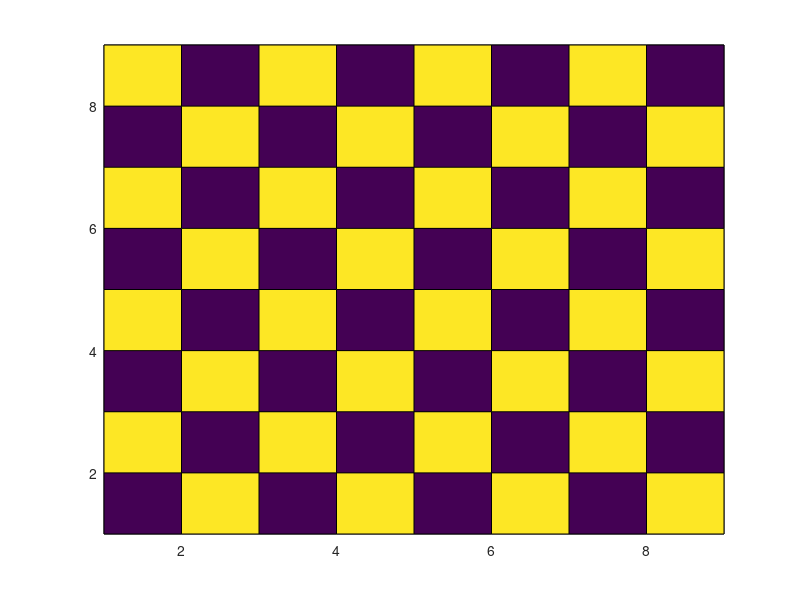

Write MATLAB code to recreate this figure. (Note: this script raises an error after producing the figure.)
%% Tool for calibration of event-based cameras
%
% This tool produces a blinking dot pattern with specified grid size. By
% recording the pattern produced on-screen with an event-based camera,
% 'calibration events' are produced, which can be converted to images that
% can be processed using MATLAB's Image Processing Toolbox.
%
% This setup requires a screen with a decently large viewing angle, since
% for accurate calibration, multiple recordings from different angles are
% needed. Also, high brightness/contrast settings are beneficial.
%
% Currently the GUI is set up for a 1600x900 display, such that the
% recording tool jAER can be shown alongside the window.
%
% Init --------------------------------------------------------------------
% Author: B.J. Pijnacker Hordijk
% Date: 07-03-2016
% -------------------------------------------------------------------------
% Update ------------------------------------------------------------------
% Author: J. Dupeyroux
% Date: 19-03-2020
% AEDAT4 being not supported, a conversion to .txt is introduced using the
% python code "convAedat2txt.py". 
% -------------------------------------------------------------------------

clear all
close all
clc

disp('--- EVENT-BASED CAMERA CALIBRATION TOOL ---')
disp('-> Set-up')

nBlocks = 8;
nFlashes = 16;
nReps = 10;

disp('-> Displaying GUI...')

% Set pixel size
diagon = 0.3083;

% Set up image
N = nBlocks + 1;
CB = zeros(N);
for i = 1:N
    for j = 1:N
        CB(i,j) = mod(1+i+j,2);
    end
end

% if second monitor, use its screen position
Ps = get(0,'monitorpositions');
P = Ps(end,:);
if size(Ps,1) == 1
    xMargin1 = 500; xMargin2 = 20;
    yMargin1 = 40; yMargin2 = 100;
else 
    xMargin1 = 0; xMargin2 = 0; 
    yMargin1 = 0; yMargin2 = 0;
end


fig = figure(1);
set(fig,'Position',P+[xMargin1, yMargin1, -xMargin1-xMargin2, -yMargin1-yMargin2]);
set(gcf,'Color',[0 0 0])

p=pcolor(1-CB);
colormap('gray(2)')
pAxis = gca;
set(pAxis,'Position',[0.05 0.1 0.6 0.8],'Visible','off')
axis equal
xlim([1 N])
ylim([1 N])
boardPos = getpixelposition(pAxis);

tAxis = axes('Position',[0.7 0.3 0.25 0.4], 'Visible','off');

axes(tAxis)
th = text(0,0.5,'','Color','w');

set(th,'String',{'Ready for flashing.'; 
    'Make sure the camera is in position and recording.';     
    'Click inside the window if ready.'},'Color','w');
waitforbuttonpress()

for i = 1:nReps
    set(th,'String',{['-> Starting with repetition ' num2str(i) ' of ' num2str(nReps)];
        ['Flashing ' num2str(nFlashes) ' times...']},'Color','w');
    
    pause(1)
    for j=1:nFlashes
        set(p,'Visible','off')
        drawnow()
        pause(0.05)
        set(p,'Visible','on')
        pause(0.05)
        drawnow()
    end
    if i ~= nReps
        set(th,'String',{'Stop and save recording.'; 
            'Reposition camera at a different viewing angle.';
            'Start new recording when repositioned.';
            'Click the window if ready for the next repetition.'},'Color','w');
        waitforbuttonpress()
    end
end

set(th,'String',{'All repetitions completed. Stop and save event recording.';
    'Once this window is closed, the script continues.';
    'The remainder consists of estimating camera parameters.'},'Color','w');
waitfor(fig);

%% Post-processing calibration files

tt  = atan(P(4)/P(3));
w   = cos(tt)*diagon;
PS  = w/P(3);
squareSizeMM = PS*boardPos(3)/nBlocks*1000;

Np = N-2;
imagePoints = zeros(Np^2,2,nReps);
idx = 1:nReps;
Ims = cell(nReps,1);

disp('Calculating checkerboard points from AER data...')
for i = 1:nReps
    filename = ['calib' num2str(i) '.txt'];
    disp(filename)
    if exist(filename,'file')
        calibData = dlmread(filename);
        x = calibData(:,2);
        y = calibData(:,3);
        p = calibData(:,4);
        px = 240;
        py = 180;
        S = zeros(px,py);
        x = x+1; y = y+1;
        for j = 1:length(x)
            S(x(j),y(j)) = S(x(j),y(j)) + 1;
        end
        
        % remove bad pixels
        idxs2remove = find(S > 50);
        %S(idxs2remove) = 0;
        
        % Convert to image (transpose due to coordinate system)
        Ims{i} = uint8(S'*255/max(max(S)));
        % Now find grid points
        [pp, boardSize] = detectCheckerboardPoints(Ims{i});
        imshow(Ims{i});
        if all(boardSize == nBlocks)
            imagePoints(:,:,i) = pp;
            hold on;
            plot(imagePoints(:,1,i),imagePoints(:,2,i),'go');
            hold off;
        else
            idx(i) = 0;
            warning(['For set ' num2str(i) 'points were not well detected.'])
        end
    else
        idx(i) = 0;
        warning(['AER file ' num2str(i) ' missing'])
    end
    fprintf([i '...'])
end
disp('Done')
disp('Estimating camera parameters...')

idx = idx(idx ~= 0);
if isempty(idx)
    error('No usable result');
end
imagePoints = imagePoints(:,:,idx);
worldPoints = generateCheckerboardPoints([nBlocks nBlocks],squareSizeMM);
params = estimateCameraParameters(imagePoints,worldPoints,'numradialDistortionCoefficients',2, 'ImageSize', [px, py]);
params.ImageSize = [params.ImageSize(2), params.ImageSize(1)]; 

showReprojectionErrors(params)

figure;  hold off;
showExtrinsics(params);

I = Ims{1};
used_points = 1;
figure(3);
imshow(I); hold on;
plot(imagePoints(:,1,used_points),imagePoints(:,2,used_points),'go');
plot(params.ReprojectedPoints(:,1,used_points),params.ReprojectedPoints(:,2,used_points),'r+');

[J2, newOrigin] = undistortImage(I,params,'OutputView','full');
undistortedPoints = undistortPoints(imagePoints(:,:,used_points),params);
undistortedPoints = [undistortedPoints(:,1) - newOrigin(1), ...
                    undistortedPoints(:,2) - newOrigin(2)];
figure(4);
imshow(J2); hold on;
plot(undistortedPoints(:,1),undistortedPoints(:,2),'g*');

%% Saving the results and displaying the undistortion maps

[gridx, gridy] = computeScaledUndistortionGrid(params, [px, py]);

save

printMatrixAsCArray(gridx);
pause
printMatrixAsCArray(gridy);

disp('End of program.')

